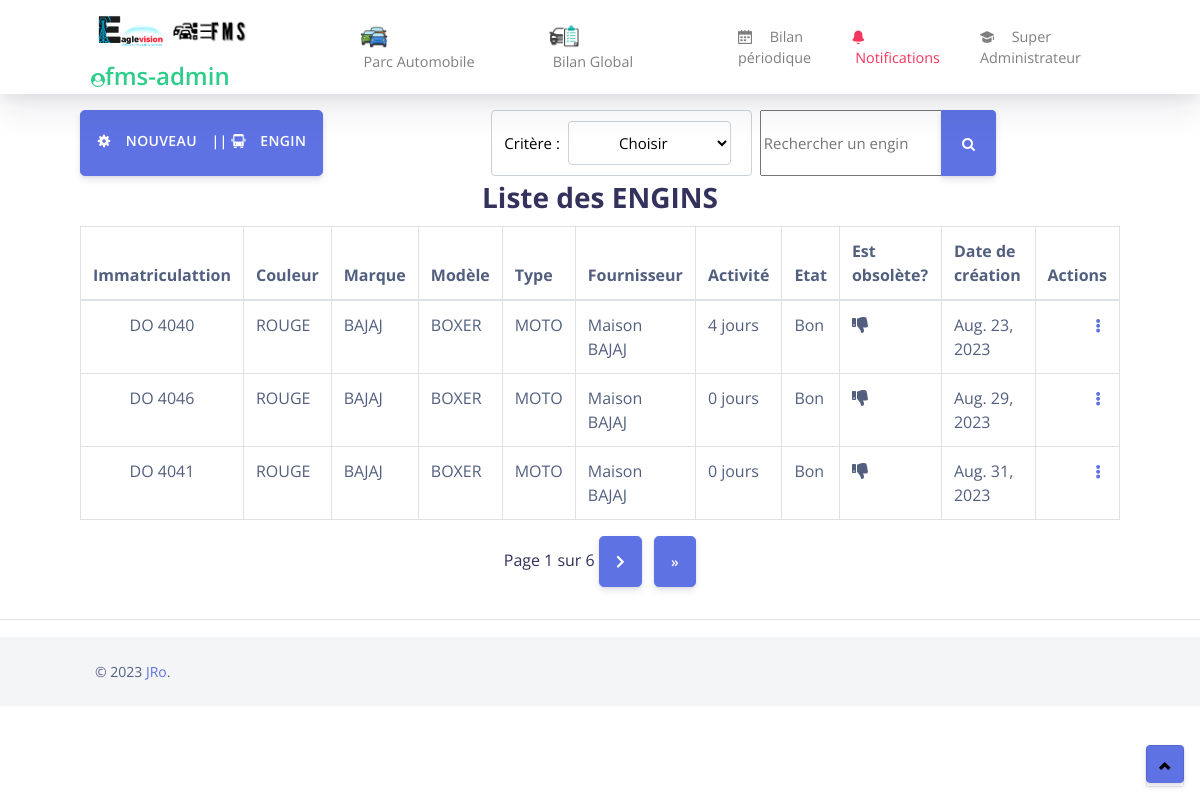
The page /espace/utilisateur/ (signed in) on the database as committed earlier.
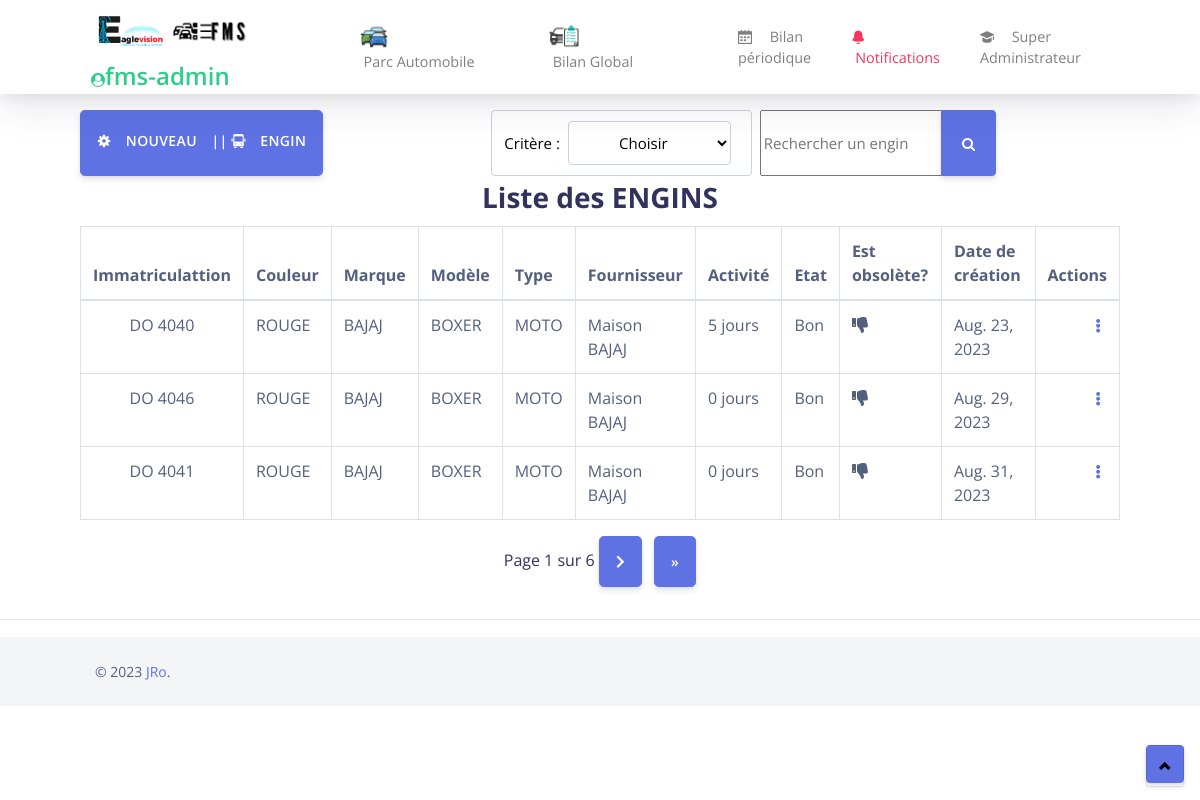
The same page on the database as committed later.
### gestionnaire/models.py (models this page shows, shortened)
class Engin(models.Model):
    immatriculation = models.CharField(max_length=13)
    couleur = models.CharField(max_length=10)
    modele_engin = models.ForeignKey('Modele',on_delete=models.CASCADE)
    type_engin = models.ForeignKey('TypeEngin',on_delete=models.CASCADE)
    info_engin = models.ForeignKey('InfoEngin', on_delete=models.CASCADE)
    etat_engin = models.ForeignKey('EtatEngin', on_delete=models.CASCADE, null=True)
    fournisseur_engin = models.ForeignKey('Fournisseur', on_delete=models.CASCADE, null=True)
    est_obsolete = models.BooleanField(default=False)
    date_creation = models.DateField(default=timezone.now)
    nja = models.IntegerField(default = 0, null = True)
    vik = models.FloatField(null=True)
    capa_reserv = models.FloatField(default=0, null=True)
    has_notification = models.BooleanField(default=False)

class Modele(models.Model):
    marque = models.ForeignKey('Marque', on_delete=models.CASCADE)
    nom_modele = models.CharField(max_length=20)
    annee = models.SmallIntegerField()

class Marque(models.Model):
    nom_marque = models.CharField(max_length=40)

class TypeEngin(models.Model):
    designation = models.CharField(max_length=10)
    description = models.CharField(max_length=50)
    nombre_roue = models.IntegerField()

class Fournisseur(models.Model):
    nom_fournisseur = models.CharField(max_length=50)
    adresse = models.CharField(max_length=100)
    description_fournisseur = models.CharField(max_length=255)

class EtatEngin(models.Model):
    libelle_etat = models.CharField(max_length=120)

### administratif/views.py (the view, shortened to what this page needs)
# urls.py: path('espace/utilisateur/', views.espaceDeTravail, name='espace_utilisateur'),
def espaceDeTravail(request):
    context = {}
    personne_id = request.session.get('personne_id')
    if personne_id is not None:
        personne = Personne.objects.get(pk=personne_id)
        request.session['personne_id'] = personne.id
        context['personne']=personne
        grade_id=personne.grade.id
        context['grade_id']=grade_id
        print(personne)
        print(grade_id)
        engin = Engin.objects.all()
        page = request.GET.get('page')
        paginator = Paginator(engin, 3)
        engin = paginator.get_page(page)
        context['engin'] = engin
        engins_avec_notifications = Engin.objects.filter(has_notification=True)
        nb_engin_notif = engins_avec_notifications.count()
        context['nb_engin_notif'] = nb_engin_notif
        context['engins_avec_notifications'] = engins_avec_notifications
        return render(request, 'espace_de_travail.html', context)
    else:
        return render(request, 'erreur404.html', {'message': 'Session invalide'})

### gestionnaire/models.py (called while the page is built)
    def __str__(self):
        return f"{self.nom} {self.prenom}"

### templates/espace_de_travail.html (shortened to what the changed rows need)
<!DOCTYPE html>
<html lang="en">
{% load static %}
<head>
  <link href="https://use.fontawesome.com/releases/v5.0.6/css/all.css" rel="stylesheet">
  <link href="{% static 'assets/css/nucleo-icons.css' %}" rel="stylesheet" />
  <link href="{% static 'assets/css/nucleo-svg.css' %}" rel="stylesheet" />
  <link href="{% static 'assets/css/font-awesome.css' %}" rel="stylesheet" />
  <link href="{% static 'assets/css/nucleo-svg.css' %}" rel="stylesheet" />
  <link href="{% static 'assets/css/argon-design-system.css' %}" rel="stylesheet" />
  <link href="{% static 'assets/css/select2.css' %}" rel="stylesheet" />
  </head>
<body class="index-page" id="top">
  <div>
    <div>
      <div class="container h6">
        <div class="row justify-content-center">
          <table class="table table-bordered ">
            <thead>
              <tr>
                <th class="text-center">Immatriculattion</th>
                <th>Couleur</th>
                <th>Marque</th>
                <th>Modèle</th>
                <th>Type</th>
                <th>Fournisseur</th>
                <th>Activité</th>
                <th>Etat</th>
                <th>Est obsolète?</th>
                <th>Date de création</th>
                <th class="text-right">Actions</th>
              </tr>
            </thead>
            <tbody>
              {% for o in engin %}
              <tr>
                <td class="text-center"> {{o.immatriculation}} </td>
                <td> {{o.couleur}} </td>
                <td> {{o.modele_engin.marque.nom_marque}} </td>
                <td> {{o.modele_engin.nom_modele}} </td>
                <td> {{o.type_engin.designation}} </td>
                <td> {{o.fournisseur_engin.nom_fournisseur}} </td>
                <td> {{o.nja}} jours</td>
                <td> {{o.etat_engin.libelle_etat}} </td>
                <td>
                  {% if o.est_obsolete %}
                  <span class="alert-inner--icon"><i class="fas fa-thumbs-up"></i></span>
                  {% else %}
                  <span class="alert-inner--icon"><i class="fas fa-thumbs-down"></i></span>
                  {% endif %}
                 </td>
                <td> {{o.date_creation}} </td>
                <td class="td-actions text-right">
                  <div class="dropdown no-arrow">
                    <a class="fas fa-ellipsis-v fa-sm fa-fw text-gray-400" href="#" role="button" id="dropdownMenuLink1"
                      data-toggle="dropdown" aria-haspopup="false" aria-expanded="false">
                    </a>
                  </div>
                </td>
              </tr>
              {% endfor %}
            </tbody>
          </table>
        </div>
      </div>
    </div>
  </div>
</body>
</html>

Rows that differ between the two databases and show on the page:
changed Engin "DO 4040": nja "4" → "5"
